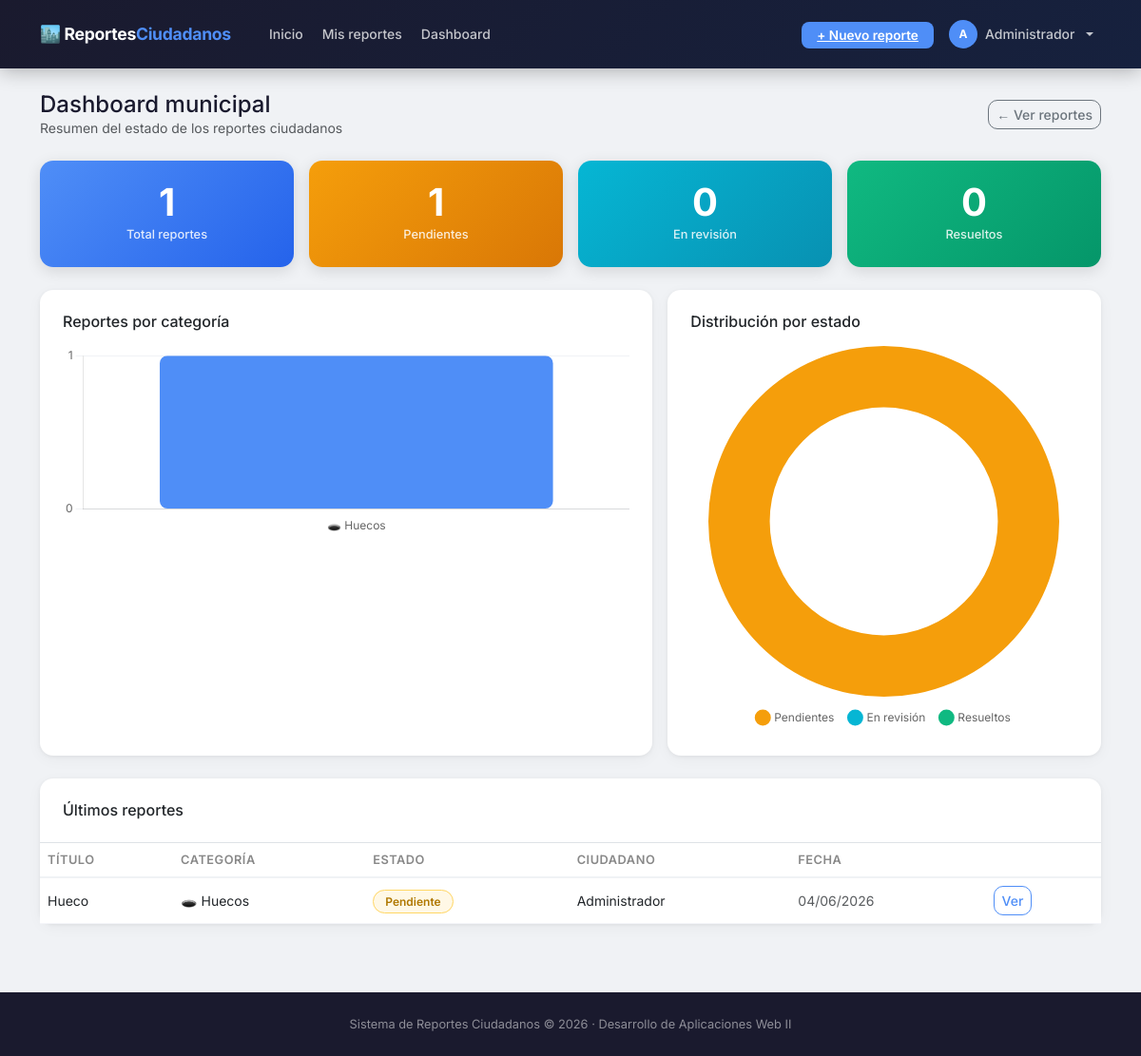
The page /dashboard/ (signed in) on the database its author committed.
### reportes/models.py (models this page shows, shortened)
class Reporte(models.Model):
    ESTADO_CHOICES = [
        ('pendiente',   'Pendiente'),
        ('en_revision', 'En revisión'),
        ('resuelto',    'Resuelto'),
    ]
    titulo        = models.CharField(max_length=200)
    descripcion   = models.TextField()
    estado        = models.CharField(max_length=20, choices=ESTADO_CHOICES, default='pendiente')
    latitud       = models.FloatField(null=True, blank=True)
    longitud      = models.FloatField(null=True, blank=True)
    fecha_creacion = models.DateTimeField(auto_now_add=True)
    usuario       = models.ForeignKey(User, on_delete=models.CASCADE)
    categoria     = models.ForeignKey(Categoria, on_delete=models.SET_NULL, null=True)
    class Meta:
        ordering = ['-fecha_creacion']

class Categoria(models.Model):
    nombre = models.CharField(max_length=100)
    icono  = models.CharField(max_length=50, default='📍')
    class Meta:
        verbose_name_plural = 'Categorías'

### reportes/views.py (the view)
# urls.py: path('dashboard/',            views.dashboard,       name='dashboard'),
@solo_staff
def dashboard(request):
    total       = Reporte.objects.count()
    pendientes  = Reporte.objects.filter(estado='pendiente').count()
    en_revision = Reporte.objects.filter(estado='en_revision').count()
    resueltos   = Reporte.objects.filter(estado='resuelto').count()
    por_categoria = Reporte.objects.values(
        'categoria__nombre', 'categoria__icono'
    ).annotate(total=Count('id')).order_by('-total')
    ultimos = Reporte.objects.select_related('categoria', 'usuario').order_by('-fecha_creacion')[:8]
    porcentaje_resueltos = round((resueltos / total * 100), 1) if total > 0 else 0
    return render(request, 'reportes/dashboard.html', {
        'total':               total,
        'pendientes':          pendientes,
        'en_revision':         en_revision,
        'resueltos':           resueltos,
        'por_categoria':       por_categoria,
        'ultimos':             ultimos,
        'porcentaje_resueltos': porcentaje_resueltos,
    })

### reportes/templates/reportes/dashboard.html (shortened to what this page needs)
{% extends 'reportes/base.html' %}
{% block contenido %}
<div class="d-flex justify-content-between align-items-center mb-4">
    <div>
        <h4 class="fw-700 mb-0">Dashboard municipal</h4>
        <p class="text-muted small mb-0">Resumen del estado de los reportes ciudadanos</p>
    </div>
    <a href="{% url 'reportes:inicio' %}" class="btn btn-outline-secondary btn-sm">← Ver reportes</a>
</div>
<div class="row g-3 mb-4">
    <div class="col-6 col-md-3">
        <div class="stat-card stat-blue">
            <div class="stat-num">{{ total }}</div>
            <div class="stat-label">Total reportes</div>
        </div>
    </div>
    <div class="col-6 col-md-3">
        <div class="stat-card stat-yellow">
            <div class="stat-num">{{ pendientes }}</div>
            <div class="stat-label">Pendientes</div>
        </div>
    </div>
    <div class="col-6 col-md-3">
        <div class="stat-card stat-cyan">
            <div class="stat-num">{{ en_revision }}</div>
            <div class="stat-label">En revisión</div>
        </div>
    </div>
    <div class="col-6 col-md-3">
        <div class="stat-card stat-green">
            <div class="stat-num">{{ resueltos }}</div>
            <div class="stat-label">Resueltos</div>
        </div>
    </div>
</div>
<div class="row g-3 mb-4">
    <div class="col-md-7">
        <div class="card p-4 h-100">
            <h6 class="fw-700 mb-3">Reportes por categoría</h6>
            <canvas id="graficaCategorias" height="200"></canvas>
        </div>
    </div>
    <div class="col-md-5">
        <div class="card p-4 h-100">
            <h6 class="fw-700 mb-3">Distribución por estado</h6>
            <canvas id="graficaEstados" height="200"></canvas>
        </div>
    </div>
</div>
<div class="card">
    <div class="p-4 border-bottom">
        <h6 class="fw-700 mb-0">Últimos reportes</h6>
    </div>
    <div class="table-responsive">
        <table class="table mb-0">
            <thead>
                <tr>
                    <th>Título</th>
                    <th>Categoría</th>
                    <th>Estado</th>
                    <th>Ciudadano</th>
                    <th>Fecha</th>
                    <th></th>
                </tr>
            </thead>
            <tbody>
            {% for r in ultimos %}
                <tr>
                    <td class="fw-500">{{ r.titulo }}</td>
                    <td>{{ r.categoria.icono }} {{ r.categoria.nombre }}</td>
                    <td><span class="badge-{{ r.estado }}">{{ r.get_estado_display }}</span></td>
                    <td>{{ r.usuario.username }}</td>
                    <td class="text-muted">{{ r.fecha_creacion|date:"d/m/Y" }}</td>
                    <td><a href="{% url 'reportes:detalle' r.pk %}" class="btn btn-outline-primary btn-sm">Ver</a></td>
                </tr>
            {% endfor %}
            </tbody>
        </table>
    </div>
</div>
{% endblock %}
{% block scripts %}
<script>
Chart.defaults.font.family = 'Inter, sans-serif';
Chart.defaults.font.size = 12;
new Chart(document.getElementById('graficaCategorias'), {
    type: 'bar',
    data: {
        labels: [{% for c in por_categoria %}"{{ c.categoria__icono }} {{ c.categoria__nombre }}"{% if not forloop.last %},{% endif %}{% endfor %}],
        datasets: [{
            label: 'Reportes',
            data: [{% for c in por_categoria %}{{ c.total }}{% if not forloop.last %},{% endif %}{% endfor %}],
            backgroundColor: ['#4f8ef7','#f59e0b','#10b981','#ef4444','#8b5cf6'],
            borderRadius: 8, borderSkipped: false,
        }]
    },
    options: {
        responsive: true,
        plugins: { legend: { display: false } },
        scales: {
            y: { grid: { color: '#f0f2f5' }, ticks: { stepSize: 1 } },
            x: { grid: { display: false } }
        }
    }
});
new Chart(document.getElementById('graficaEstados'), {
    type: 'doughnut',
    data: {
        labels: ['Pendientes', 'En revisión', 'Resueltos'],
        datasets: [{
            data: [{{ pendientes }}, {{ en_revision }}, {{ resueltos }}],
            backgroundColor: ['#f59e0b','#06b6d4','#10b981'],
            borderWidth: 0, hoverOffset: 6,
        }]
    },
    options: {
        responsive: true,
        cutout: '65%',
        plugins: {
            legend: { position: 'bottom', labels: { padding: 16, usePointStyle: true } }
        }
    }
});
</script>
{% endblock %}

### reportes/templates/reportes/base.html (shortened to what this page needs)
<!DOCTYPE html>
<html lang="es">
<head>
    <link href="https://cdn.jsdelivr.net/npm/bootstrap@5.3.0/dist/css/bootstrap.min.css" rel="stylesheet">
    <link rel="stylesheet" href="https://unpkg.com/leaflet@1.9.4/dist/leaflet.css"/>
</head>
<body>
<nav class="navbar navbar-expand-lg">
    <div class="container">
        <a class="navbar-brand" href="{% url 'reportes:inicio' %}">
            🏙️ Reportes<span>Ciudadanos</span>
        </a>
        <div class="collapse navbar-collapse" id="navMenu">
            <ul class="navbar-nav me-auto ms-3 gap-1">
                <li class="nav-item">
                    <a class="nav-link" href="{% url 'reportes:inicio' %}">Inicio</a>
                </li>
                {% if user.is_authenticated %}
                <li class="nav-item">
                    <a class="nav-link" href="{% url 'reportes:mis_reportes' %}">Mis reportes</a>
                </li>
                {% if user.is_staff %}
                <li class="nav-item">
                    <a class="nav-link" href="{% url 'reportes:dashboard' %}">Dashboard</a>
                </li>
                {% endif %}
                {% endif %}
            </ul>
            <ul class="navbar-nav align-items-center gap-2">
                {% if user.is_authenticated %}
                    <li class="nav-item">
                        <a href="{% url 'reportes:crear' %}" class="btn-nav-primary">+ Nuevo reporte</a>
                    </li>
                    <li class="nav-item dropdown">
                        <a class="nav-link dropdown-toggle d-flex align-items-center gap-2" href="#" data-bs-toggle="dropdown">
                            <div style="width:30px;height:30px;border-radius:50%;background:#4f8ef7;color:#fff;display:flex;align-items:center;justify-content:center;font-size:12px;font-weight:700">
                                {{ user.username|first|upper }}
                            </div>
                            {{ user.username }}
                        </a>
                    </li>
                {% endif %}
            </ul>
        </div>
    </div>
</nav>
<div class="container py-4">
    {% block contenido %}{% endblock %}
</div>
<footer>
    <div class="container text-center">
        Sistema de Reportes Ciudadanos &copy; 2026 · Desarrollo de Aplicaciones Web II
    </div>
</footer>
{% block scripts %}{% endblock %}
</body>
</html>

### reportes/templates/reportes/base.html (style rules this page uses)
* { font-family: 'Inter', sans-serif; }
body { background: #f0f2f5; color: #1a1a2e; }
.navbar { background: linear-gradient(135deg, #1a1a2e 0%, #16213e 100%) !important; padding: 0.8rem 0; box-shadow: 0 2px 20px rgba(0,0,0,0.3); }
.navbar-brand { font-size: 1.1rem; font-weight: 700; letter-spacing: -0.3px; color: #fff !important; }
.navbar-brand span { color: #4f8ef7; }
.nav-link { color: rgba(255,255,255,0.75) !important; font-size: 0.875rem; font-weight: 500; transition: color .2s; }
.btn-nav-primary { background: #4f8ef7; color: #fff; border: none; border-radius: 8px; padding: 6px 16px; font-size: 0.85rem; font-weight: 600; transition: background .2s; }
.card { border: none; border-radius: 14px; box-shadow: 0 1px 4px rgba(0,0,0,.06), 0 4px 16px rgba(0,0,0,.04); background: #fff; }
.badge-pendiente { background:#fff8e6; color:#b07800; border:1px solid #ffd766; padding:4px 12px; border-radius:20px; font-size:12px; font-weight:600; }
.btn-outline-primary { border-color: #4f8ef7; color: #4f8ef7; border-radius: 10px; font-weight: 500; font-size: 0.875rem; }
.btn-outline-secondary { border-radius: 10px; font-size: 0.875rem; font-weight: 500; }
.stat-card { border-radius: 14px; padding: 1.5rem; color: #fff; text-align: center; box-shadow: 0 4px 16px rgba(0,0,0,.12); }
.stat-card .stat-num { font-size: 2.5rem; font-weight: 700; line-height: 1; }
.stat-card .stat-label { font-size: 0.8rem; opacity: .85; margin-top: 4px; font-weight: 500; }
.stat-blue { background: linear-gradient(135deg, #4f8ef7, #2563eb); }
.stat-yellow { background: linear-gradient(135deg, #f59e0b, #d97706); }
.stat-cyan { background: linear-gradient(135deg, #06b6d4, #0891b2); }
.stat-green { background: linear-gradient(135deg, #10b981, #059669); }
footer { background: #1a1a2e; color: rgba(255,255,255,0.5); font-size: 0.8rem; padding: 1.5rem 0; margin-top: 3rem; }
.table th { font-size: 0.8rem; font-weight: 600; color: #888; text-transform: uppercase; letter-spacing: .5px; border-bottom: 2px solid #f0f2f5; }
.table td { font-size: 0.875rem; vertical-align: middle; border-color: #f5f6fa; }

### rows shown on the page
Reporte: titulo "Hueco", categoria.icono "🕳️", categoria.nombre "Huecos", estado "Pendiente", usuario.username "Administrador", fecha_creacion "04/06/2026"

### other values the page prints
{{ user.username|first|upper }} "A"
{{ user.username }} "Administrador"
{{ total }} "1"
{{ pendientes }} "1"
{{ en_revision }} "0"
{{ resueltos }} "0"
chart data {{ c.categoria__icono }} 🕳️
chart data {{ c.categoria__nombre }} Huecos
